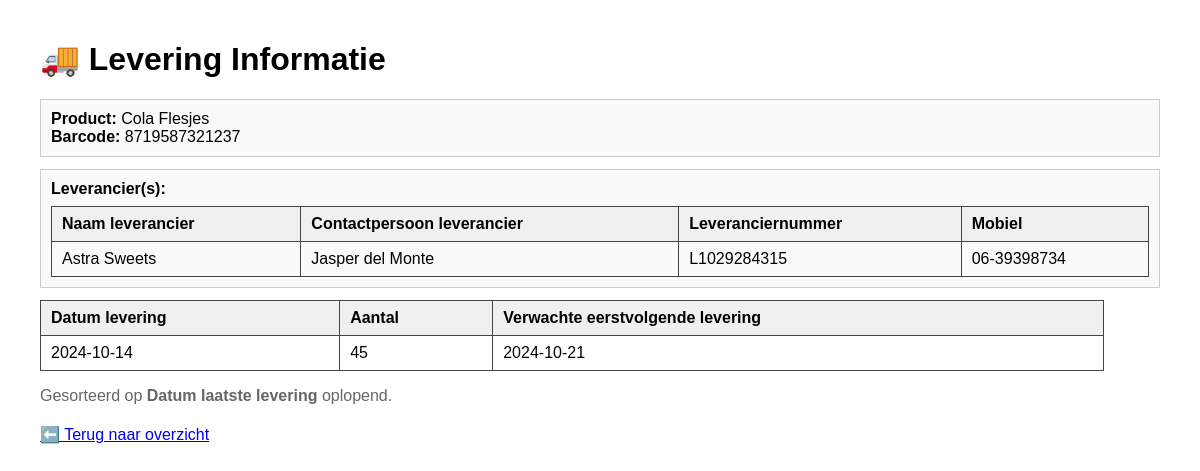
/index.php?route=leveringen/overzicht&id=5, run on the app's committed database.
### tables this page shows
CREATE TABLE ProductPerLeverancier
(
    Id                           INT UNSIGNED   NOT NULL AUTO_INCREMENT,
    LeverancierId                INT UNSIGNED   NOT NULL,
    ProductId                    INT UNSIGNED   NOT NULL,
    DatumLevering                DATE           NOT NULL,
    Aantal                       INT UNSIGNED   NOT NULL,
    DatumEerstVolgendeLevering   DATE                    DEFAULT NULL,

     
    IsActief                     BIT            NOT NULL DEFAULT 1,
    Opmerking                    VARCHAR(250)            DEFAULT NULL,
    DatumAangemaakt              DATETIME(6)    NOT NULL,
    DatumGewijzigd               DATETIME(6)    NOT NULL,

    CONSTRAINT PK_ProductPerLeverancier_Id PRIMARY KEY (Id),
    CONSTRAINT FK_PPL_LeverancierId_Leverancier_Id
        FOREIGN KEY (LeverancierId) REFERENCES Leverancier(Id)
        ON UPDATE CASCADE ON DELETE RESTRICT,
    CONSTRAINT FK_PPL_ProductId_Product_Id
        FOREIGN KEY (ProductId) REFERENCES Product(Id)
        ON UPDATE CASCADE ON DELETE RESTRICT
);

CREATE TABLE Product
(
    Id                INT UNSIGNED      NOT NULL AUTO_INCREMENT,
    Naam              VARCHAR(100)      NOT NULL,
    Barcode           VARCHAR(13)       NOT NULL,          

     
    IsActief          BIT               NOT NULL DEFAULT 1,
    Opmerking         VARCHAR(250)               DEFAULT NULL,
    DatumAangemaakt   DATETIME(6)       NOT NULL,
    DatumGewijzigd    DATETIME(6)       NOT NULL,

    CONSTRAINT PK_Product_Id PRIMARY KEY (Id),
    CONSTRAINT UQ_Product_Barcode UNIQUE (Barcode)
);

CREATE TABLE Leverancier
(
    Id                   INT UNSIGNED   NOT NULL AUTO_INCREMENT,
    Naam                 VARCHAR(100)   NOT NULL,
    ContactPersoon       VARCHAR(100)   NOT NULL,
    LeverancierNummer    VARCHAR(30)    NOT NULL,
    Mobiel               VARCHAR(20)    NOT NULL,

     
    IsActief             BIT            NOT NULL DEFAULT 1,
    Opmerking            VARCHAR(250)            DEFAULT NULL,
    DatumAangemaakt      DATETIME(6)    NOT NULL,
    DatumGewijzigd       DATETIME(6)    NOT NULL,

    CONSTRAINT PK_Leverancier_Id PRIMARY KEY (Id),
    CONSTRAINT UQ_LeverancierNummer UNIQUE (LeverancierNummer)
);

### public/index.php (called while the page is built, shortened)
<?php
require_once APP_PATH . '/Helpers/helpers.php';
require_once BASE_PATH . '/config/database.php';
require_once MODEL_PATH . '/Database.php';
function view(string $name, array $data = []): void {
    $file = VIEW_PATH . '/' . $name . '.php';
    extract($data, EXTR_SKIP);
    require $file;
}
$routes = [
    'GET' => [
        '/'                     => ['HomeController', 'index'],
        '/index.php'            => ['HomeController', 'index'],
        '/magazijn/overzicht'   => ['MagazijnController', 'index'],
        '/allergenen/overzicht' => ['AllergenenController', 'index'],
        '/leveringen/overzicht' => ['LeveringenController', 'index'],
    ],
    'POST' => [
    ],
];
$method = $_SERVER['REQUEST_METHOD'] ?? 'GET';
if (!empty($_GET['route'])) {
    $path = '/' . trim((string)$_GET['route'], '/');
}
require_once CTRL_PATH . '/LeveringenController.php';
try {
    [$class, $action] = $routes[$method][$path];
    $controller = new $class();
    $controller->$action();
} catch (Throwable $e) {
    http_response_code(500);
    echo "<h1>500 - Onverwachte fout</h1>";
    echo "<pre style='white-space:pre-wrap;'>".$e->getMessage()."\n\n".$e->getTraceAsString()."</pre>";
    exit;
}

### app/Controllers/LeveringenController.php (called while the page is built, shortened)
<?php
require_once __DIR__ . '/../Models/Leveringen.php';
require_once __DIR__ . '/../Models/Database.php';
class LeveringenController
{
    public function index()
    {
        $productId = isset($_GET['id']) ? (int)$_GET['id'] : 0;
        $pdo   = Database::getConnection();
        $model = new Leveringen();
        $rows = $model->getVoorProduct($productId);
        $stmt = $pdo->prepare("SELECT AantalAanwezig FROM Magazijn WHERE ProductId = :pid LIMIT 1");
        $stmt->execute([':pid' => $productId]);
        $voorraadRow = $stmt->fetch(PDO::FETCH_ASSOC);
        $geenVoorraad = !$voorraadRow || $voorraadRow['AantalAanwezig'] === null;
        $stmt2 = $pdo->prepare("
            SELECT MIN(DatumEerstVolgendeLevering) AS Eerstvolgende
            FROM ProductPerLeverancier
            WHERE ProductId = :pid AND DatumEerstVolgendeLevering IS NOT NULL
        ");
        $stmt2->execute([':pid' => $productId]);
        $next = $stmt2->fetch(PDO::FETCH_ASSOC);
        $eerstvolgende = $next['Eerstvolgende'] ?? null;
        $leveranciers = [];
        $productNaam = '';
        $barcode = '';
        foreach ($rows as $r) {
            $productNaam = $r['ProductNaam'] ?? $productNaam;
            $barcode     = $r['Barcode'] ?? $barcode;
            $key = $r['LeverancierNummer'] ?? ($r['LeverancierNaam'] ?? uniqid('L'));
            $leveranciers[$key] = [
                'Naam'               => $r['LeverancierNaam'] ?? '',
                'ContactPersoon'     => $r['ContactPersoon'] ?? '',
                'LeverancierNummer'  => $r['LeverancierNummer'] ?? '',
                'Mobiel'             => $r['Mobiel'] ?? '',
            ];
        }
        view('leveringen/overzicht', [
            'rows'          => $rows,
            'productNaam'   => $productNaam,
            'barcode'       => $barcode,
            'leveranciers'  => array_values($leveranciers),
            'geenVoorraad'  => $geenVoorraad,
            'eerstvolgende' => $eerstvolgende,
        ]);
    }
}

### app/Models/Leveringen.php (called while the page is built, shortened)
<?php
require_once __DIR__ . '/Database.php';
class Leveringen
{
    private PDO $db;
    public function __construct() { $this->db = Database::getConnection(); }
    public function getVoorProduct(int $productId): array
    {
        $stmt = $this->db->prepare("CALL usp_LeveringenVoorProduct(:pid)");
        $stmt->execute([':pid' => $productId]);
        $rows = $stmt->fetchAll(PDO::FETCH_ASSOC);
        return $rows;
    }
}

### app/Models/Database.php (called while the page is built)
<?php
class Database
{
    private static ?PDO $conn = null;
    public static function getConnection(): PDO
    {
        if (self::$conn === null) {
            $config = require __DIR__ . '/../../config/database.php';
            $dsn = sprintf(
                '%s:host=%s;port=%s;dbname=%s;charset=%s',
                $config['driver'], $config['host'], $config['port'],
                $config['database'], $config['charset']
            );
            self::$conn = new PDO($dsn, $config['username'], $config['password'], $config['options']);
        }
        return self::$conn;
    }
}

### app/Helpers/helpers.php (called while the page is built)
<?php
if (!function_exists('url')) {
    function url(string $route = ''): string {
        $scriptDir = rtrim(str_replace('\\','/', dirname($_SERVER['SCRIPT_NAME'] ?? '')), '/');
        $prefix = $scriptDir ?: '';
        $route = ltrim($route, '/');
        return "{$prefix}/index.php" . ($route !== '' ? "?route={$route}" : '');
    }
}

### app/Views/leveringen/overzicht.php (the view, shortened to what this page needs)
<!doctype html>
<html lang="nl">
<head>
</head>
<body>
<h1>🚚 Levering Informatie</h1>
<div class="box">
  <div><strong>Product:</strong> <?= htmlspecialchars($productNaam ?: '-') ?></div>
  <div><strong>Barcode:</strong> <?= htmlspecialchars($barcode ?: '-') ?></div>
</div>
<div class="box">
  <strong>Leverancier(s):</strong>
  <?php if (!empty($leveranciers)): ?>
    <table style="margin-top:8px;width:100%">
      <thead>
        <tr>
          <th>Naam leverancier</th>
          <th>Contactpersoon leverancier</th>
          <th>Leveranciernummer</th>
          <th>Mobiel</th>
        </tr>
      </thead>
      <tbody>
        <?php foreach ($leveranciers as $l): ?>
          <tr>
            <td><?= htmlspecialchars($l['Naam']) ?></td>
            <td><?= htmlspecialchars($l['ContactPersoon']) ?></td>
            <td><?= htmlspecialchars($l['LeverancierNummer']) ?></td>
            <td><?= htmlspecialchars($l['Mobiel']) ?></td>
          </tr>
        <?php endforeach; ?>
      </tbody>
    </table>
  <?php else: ?>
    <div class="muted">Geen leveranciers bekend voor dit product.</div>
  <?php endif; ?>
</div>
<table>
  <thead>
    <tr>
      <th>Datum levering</th>
      <th>Aantal</th>
      <th>Verwachte eerstvolgende levering</th>
    </tr>
  </thead>
  <tbody>
    <?php if (!empty($rows)): ?>
      <?php foreach ($rows as $r): ?>
        <tr>
          <td><?= htmlspecialchars($r['DatumLevering']) ?></td>
          <td><?= htmlspecialchars($r['Aantal']) ?></td>
          <td><?= htmlspecialchars($r['DatumEerstVolgendeLevering'] ?? '-') ?></td>
        </tr>
      <?php endforeach; ?>
    <?php else: ?>
      <tr><td colspan="3">Geen leveringen gevonden.</td></tr>
    <?php endif; ?>
  </tbody>
</table>
<p class="muted">Gesorteerd op <strong>Datum laatste levering</strong> oplopend.</p>
<p style="margin-top:20px;">
  <a href="<?= url('magazijn/overzicht') ?>">⬅️ Terug naar overzicht</a>
</p>
</body>
</html>

### app/Views/leveringen/overzicht.php (style rules this page uses)
body { font-family:Arial;margin:40px }
table { border-collapse:collapse;width:95% }
th,td { border:1px solid #444;padding:8px 10px;text-align:left }
th { background:#f0f0f0 }
.box { border:1px solid #ccc;padding:10px;margin-bottom:12px;background:#fafafa }
.muted { color:#666 }

### data on the page
productperleverancier: ProductId.Naam "Cola Flesjes", ProductId.Barcode "8719587321237", LeverancierId.Naam "Astra Sweets", LeverancierId.ContactPersoon "Jasper del Monte", LeverancierId.LeverancierNummer "L1029284315", LeverancierId.Mobiel "06-39398734", DatumLevering "2024-10-14", Aantal "45", DatumEerstVolgendeLevering "2024-10-21"
